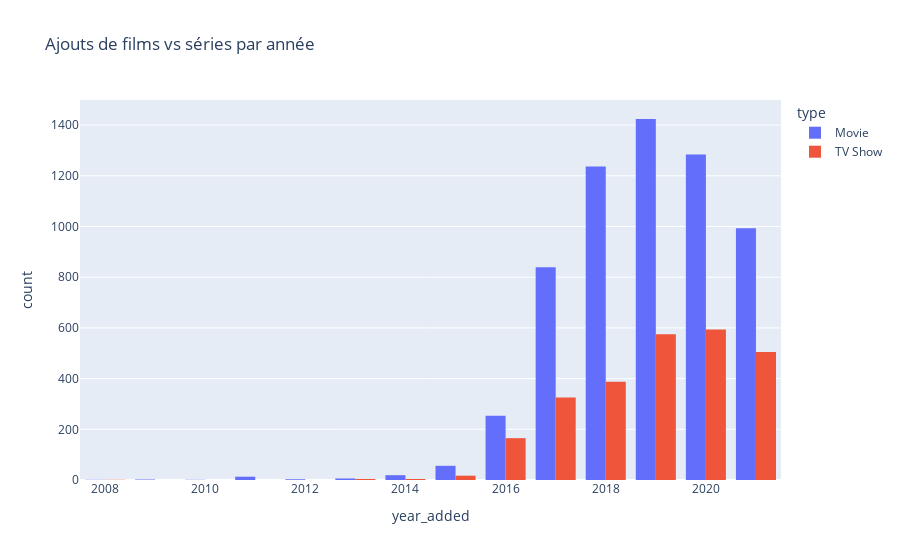

The notebook cell saved with this chart:
### Markdown cell above
### Analyse de la répartition géographique

La carte met en évidence de fortes disparités dans la répartition géographique
des contenus Netflix selon les pays d’origine. Certains pays concentrent un
nombre élevé de titres, tandis que d’autres en comptent significativement moins.

Cette visualisation illustre le caractère international du catalogue Netflix,
tout en montrant que la production de contenus est concentrée dans un nombre
limité de pays. Elle permet ainsi de comparer visuellement les volumes de
contenus entre les différentes régions du monde.

### Code cell
fig = px.histogram(
    df,
    x="year_added",
    color="type",
    barmode="group",
    title="Ajouts de films vs séries par année"
)
fig.show()

### Figure 1 — Plotly figure (JSON) as saved in the notebook; plotly's stock layout.template omitted (floating-point values rounded to 4 significant figures; data arrays with more than 128 entries replaced by an {"elided": "..."} marker saying what was removed)
{"data": [{"alignmentgroup": "True", "bingroup": "x", "hovertemplate": "type=Movie<br>year_added=%{x}<br>count=%{y}<extra></extra>", "legendgroup": "Movie", "marker": {"color": "#636efa", "pattern": {"shape": ""}}, "name": "Movie", "offsetgroup": "Movie", "orientation": "v", "showlegend": true, "type": "histogram", "x": {"elided": "6131 float values"}, "xaxis": "x", "yaxis": "y"}, {"alignmentgroup": "True", "bingroup": "x", "hovertemplate": "type=TV Show<br>year_added=%{x}<br>count=%{y}<extra></extra>", "legendgroup": "TV Show", "marker": {"color": "#EF553B", "pattern": {"shape": ""}}, "name": "TV Show", "offsetgroup": "TV Show", "orientation": "v", "showlegend": true, "type": "histogram", "x": {"elided": "2676 float values"}, "xaxis": "x", "yaxis": "y"}], "layout": {"barmode": "group", "legend": {"title": {"text": "type"}, "tracegroupgap": 0}, "title": {"text": "Ajouts de films vs séries par année"}, "xaxis": {"anchor": "y", "domain": [0, 1], "title": {"text": "year_added"}}, "yaxis": {"anchor": "x", "domain": [0, 1], "title": {"text": "count"}}}}
